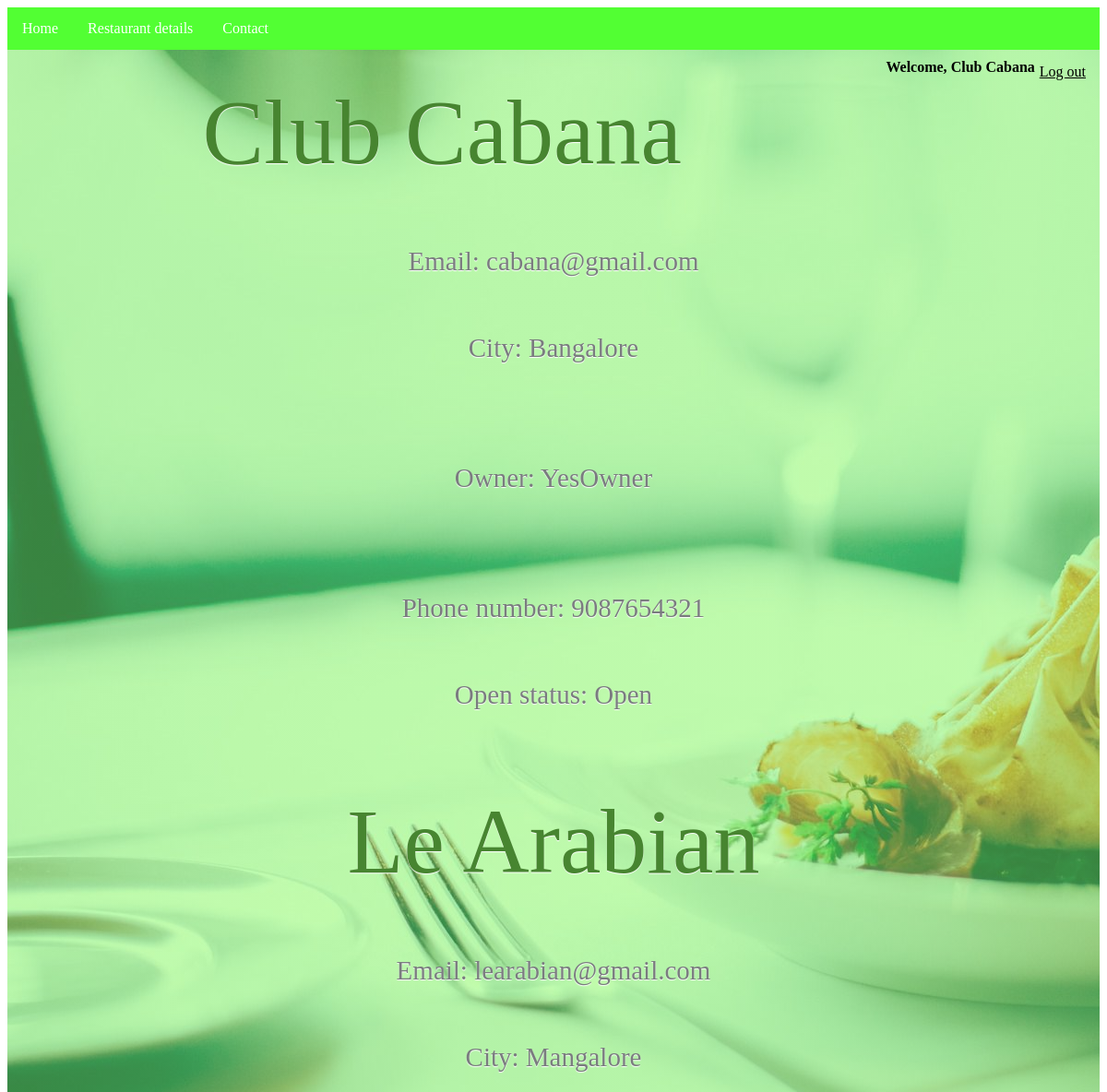
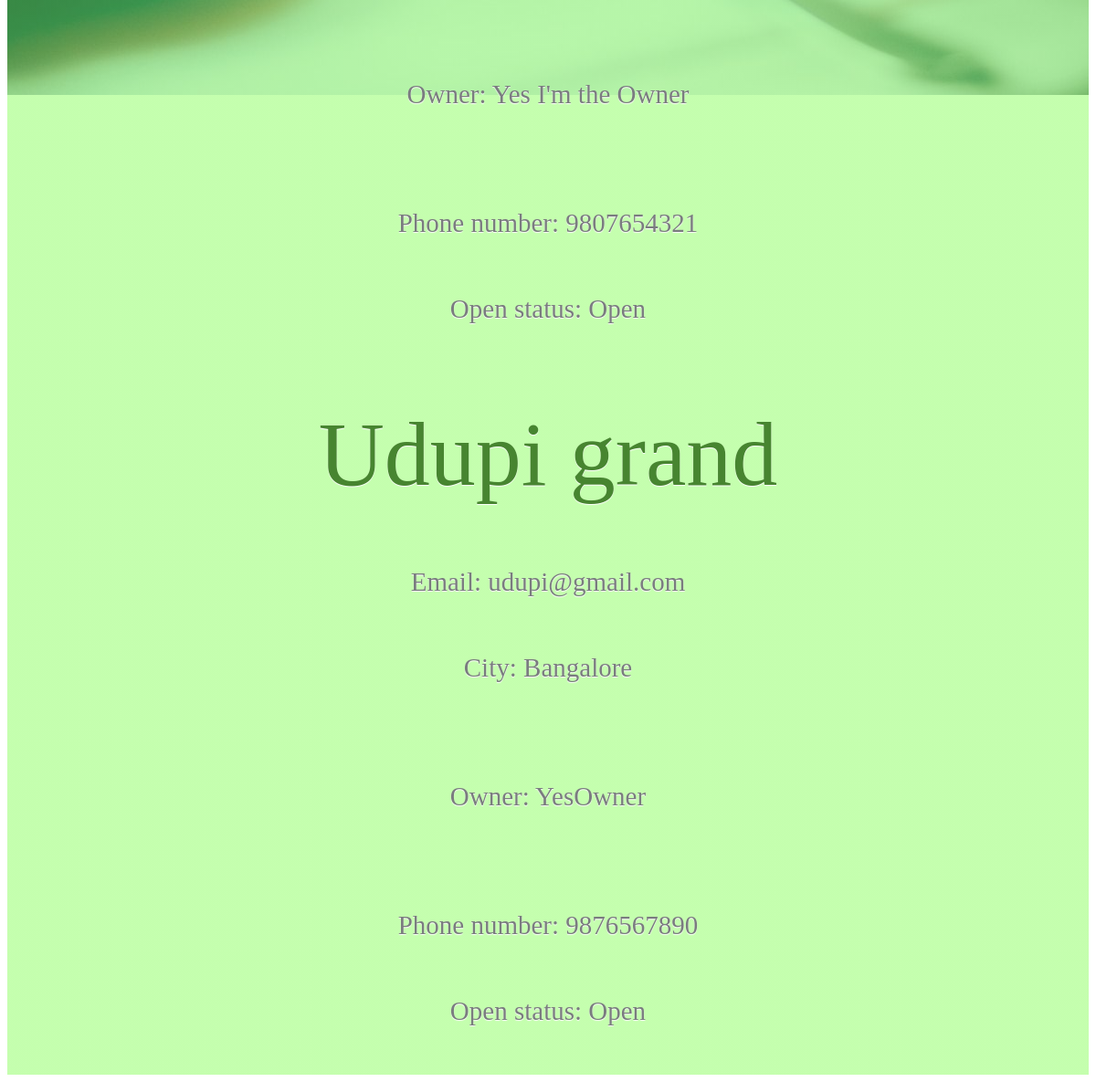
Page /res_home.php (signed in) on the committed database (2 pictures, top to bottom).
### tables this page shows
CREATE TABLE `res_register` (
  `resname` varchar(100) NOT NULL,
  `email` varchar(100) NOT NULL,
  `password` varchar(50) NOT NULL,
  `city` varchar(80) NOT NULL,
  `owner` varchar(50) DEFAULT NULL,
  `phone` bigint(10) NOT NULL,
  `status` varchar(50) NOT NULL,
  `cuisines` varchar(50) NOT NULL,
  PRIMARY KEY (`resname`)
);

### res_home.php (the view, shortened to what this page needs)
<?php
	include('connect.php');
	$query = "select resname, email, city, owner, phone, status from res_register";
	$result = mysqli_query($db, $query);
?>
<!DOCTYPE html>
<html>
<head>
</head>
<body>
<div class="tinted-image">
<ul>
  <li><a class="active" href="res_home.php">Home</a></li>
  <li><a href="restaurant_details.php">Restaurant details</a></li>
  <li><a href="contact.html">Contact</a></li>
</ul>
<div style="float:right; color:black;padding:10px">
         <strong>
    <?php
        echo "Welcome, ";echo $_SESSION['username'];
         ?></strong>
    <a style="float:right; color:black;padding:5px" href="logout.php">Log out</a>
</div>
<article>
	<?php while($row=mysqli_fetch_array($result, MYSQLI_ASSOC))
  {
	echo "<h6> ".$row['resname']." </h6><br>";
	echo "<p> Email: ".$row['email']."</p>";
	echo "<p>City: ".$row['city']."</p><br>";
	echo "<p>Owner: ".$row['owner']."</p><br>";
	echo "<p>Phone number: ".$row['phone']."</p>";
	echo "<p>Open status: ".$row['status']."</p><br>";
  }?>
  </article>
  </div>
</body>
</html>

### res_home.php (style rules this page uses)
h6 { color: #478530; font-family: "Great Vibes", cursive; font-size: 100px; line-height: 100px; font-weight: normal; margin-bottom: 0px; margin-top: 40px; text-align: center; text-shadow: 0 1px 1px #fff; }
p { color: #7a7c7f; font-size: 29px; font-family: "Libre Baskerville", serif; line-height: 45px; text-align: center; text-shadow: 0 1px 1px #fff; padding-top: 20px; }
ul { list-style-type: none; margin: 0; padding: 0; overflow: hidden; background-color: #52ff33; }
li { float: left; }
li a { display: block; color: white;x text-align: center; padding: 14px 16px; text-decoration: none; }
.tinted-image { background: linear-gradient( rgba(125, 254, 76, 0.45), rgba(125, 254, 76, 0.45) ), url(image.jpg); background-repeat: no-repeat; }

### rows in the picture
res_register: resname "Club Cabana", email "cabana@gmail.com", city "Bangalore", owner "YesOwner", phone "9087654321", status "Open"
res_register: resname "Le Arabian", email "learabian@gmail.com", city "Mangalore", owner "Yes I'm the Owner", phone "9807654321", status "Open"
res_register: resname "Udupi grand", email "udupi@gmail.com", city "Bangalore", owner "YesOwner", phone "9876567890", status "Open"

### other values in the picture
$_SESSION['username'] "Club Cabana"
